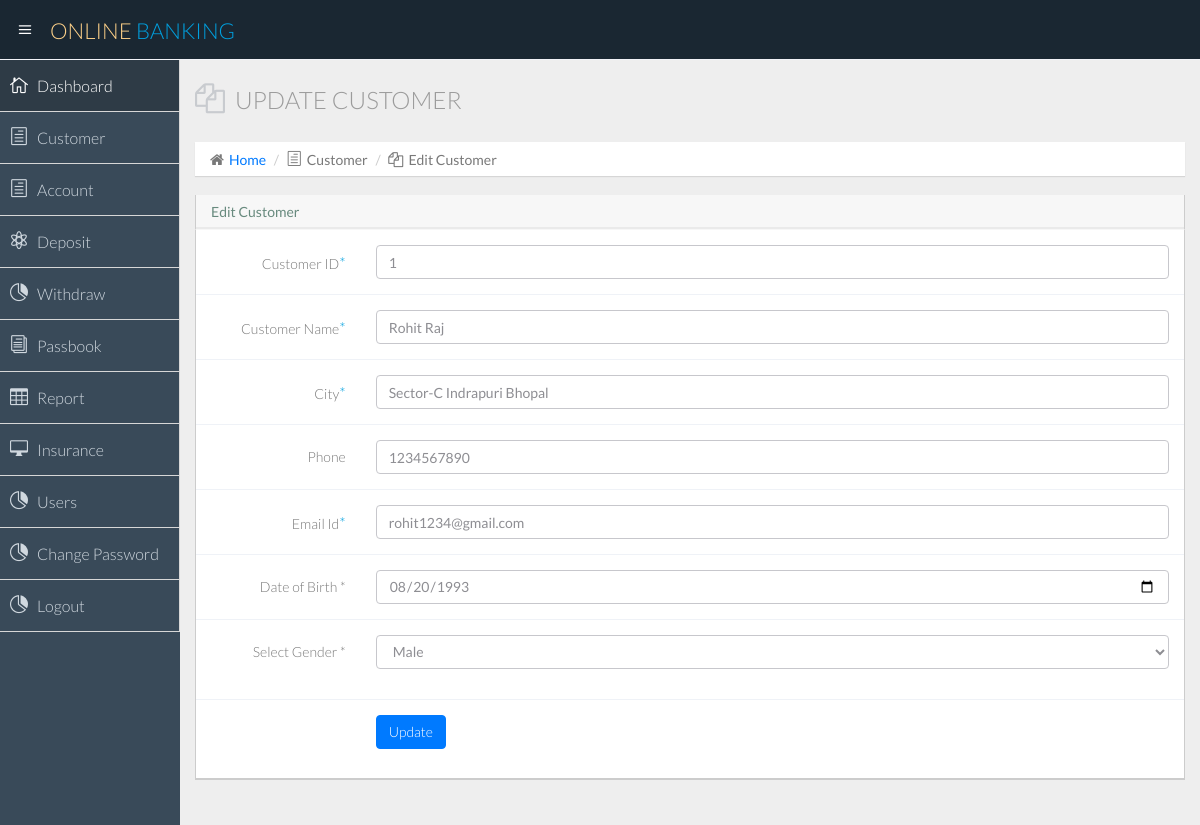
The app's page /editcustomer/1 with its own data.
### bankmanage/models.py (models this page shows)
class Customer(models.Model):
    id = models.AutoField(primary_key=True)
    cname = models.CharField(max_length=30)
    address = models.CharField(max_length=50)
    gender = models.CharField(max_length=15)
    dob = models.DateField()
    adhar = models.CharField(max_length=12)
    phone = models.CharField(max_length=10)
    email = models.CharField(max_length=35)
    pic = models.ImageField(upload_to='cpics', default='noimage.png')
    netbanking = models.BooleanField(default=False)
    class Meta:
        db_table = "customers"

### bankmanage/views.py (the view, shortened to what this page needs)
# urls.py: path('editcustomer/<int:cid>',views.editcustomer),
def editcustomer(req, cid):
    c = Customer.objects.get(pk=cid)
    nb = NetBankingUser.objects.filter(customer=c)
    if len(nb) == 1:
        nbuser = nb[0]
    return render(req, "edit-customer.html", locals())

### bankmanage/templates/edit-customer.html (shortened to what this page needs)
{% extends 'base.html' %}
{% block main  %}
<section class="wrapper">
    <div class="row">
        <div class="col-lg-12">
            <h3 class="page-header"><i class="fa fa-files-o"></i> Update Customer</h3>
            <ol class="breadcrumb">
                <li><i class="fa fa-home"></i><a href="/dashboard">Home</a></li>
                <li><i class="icon_document_alt"></i>Customer</li>
                <li><i class="fa fa-files-o"></i>Edit Customer</li>
            </ol>
        </div>
    </div>
    <div class="row">
        <div class="col-lg-12">
            <section class="panel">
                <header class="panel-heading">
                    Edit Customer
                </header>
                <div class="panel-body">
                    <div class="form">
                        <form class="form-validate form-horizontal " enctype="multipart/form-data" method="POST">
                            <div class="form-group ">
                                <label class="control-label col-lg-2">Customer ID<span
                                        class="required">*</span></label>
                                <div class="col-lg-10">
                                    <input class="form-control" type="text" name="custid" value="{{c.id}}"/>
                                </div>
                            </div>
                            <div class="form-group ">
                                <label class="control-label col-lg-2">Customer Name<span
                                        class="required">*</span></label>
                                <div class="col-lg-10">
                                    <input class="form-control" type="text" name="name" value="{{c.cname}}" required/>
                                </div>
                            </div>
                            <div class="form-group ">
                                <label class="control-label col-lg-2">City<span class="required">*</span></label>
                                <div class="col-lg-10">
                                    <input class="form-control" type="text" name="city" value="{{c.address}}" required/>
                                </div>
                            </div>
                            <div class="form-group ">
                                <label class="control-label col-lg-2">Phone</label>
                                <div class="col-lg-10">
                                    <input class="form-control " type="text" name="phone" value="{{c.phone}}"
                                           maxlength="10" required/>
                                </div>
                            </div>
                            <div class="form-group ">
                                <label class="control-label col-lg-2">Email Id<span class="required">*</span></label>
                                <div class="col-lg-10">
                                    <input class="form-control" type="email" name="email" value="{{c.email}}" required/>
                                </div>
                            </div>
                            <div class="form-group ">
                                <label class="control-label col-lg-2">Date of Birth *</label>
                                <div class="col-lg-10">
                                    <input class="form-control" type="date" name="dob" value="{{c.dob|date:'Y-m-d'}}"
                                           required/>
                                </div>
                            </div>
                            <div class="form-group ">
                                <label class="control-label col-lg-2">Select Gender *</label>
                                <div class="col-lg-10">
                                    <select name="gender" class="form-control m-bot15" required>
                                        <option {% if c.gender == 'Male' %} selected {% endif %}>Male</option>
                                    </select>
                                </div>
                            </div>
                            <div class="form-group">
                                <div class="col-lg-offset-2 col-lg-10">
                                    <button class="btn btn-primary" type="submit">Update</button>
                                </div>
                            </div>
                        </form>
                    </div>
                </div>
            </section>
        </div>
    </div>
</section>
{% endblock %}

### records on screen
Customer: custid "1", name "Rohit Raj", city "Sector-C Indrapuri Bhopal", phone "1234567890", email "rohit1234@gmail.com", dob "08/20/1993", gender "Male"
